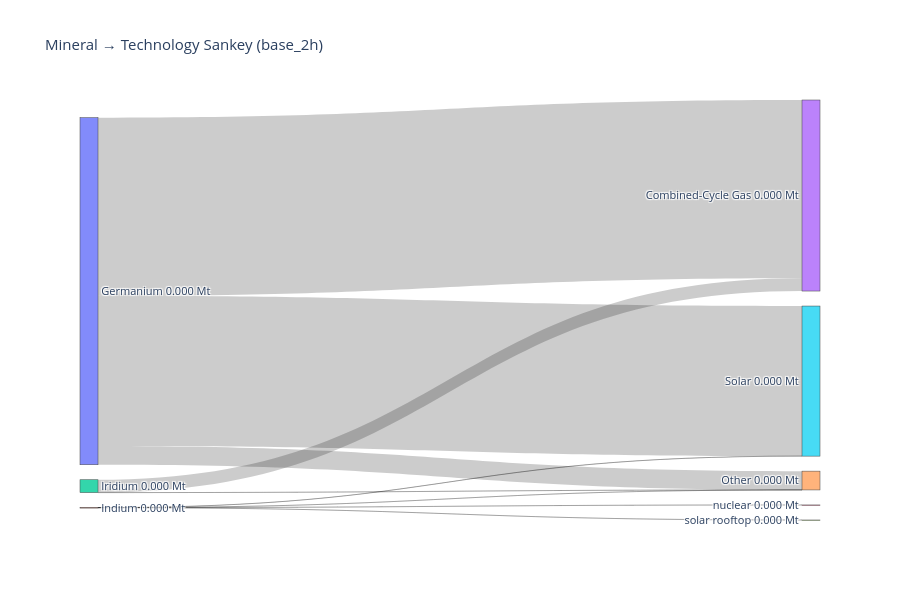

Notebook cell for this chart:
### Code cell
network_key = sample_base_2h
df_merged, totals_Mt = compute_mineral_usage(network_key, n, all_minerals, "Market share current", mineral_intensities, tech_scenarios)

# assuming `criticality` DataFrame exists and includes
# "GeoPolRisk Characterization Factor [eq. Kg-Cu/Kg]" and a mineral name column
plot_mineral_to_tech_sankey(
    df_merged,
    ['Germanium', 'Indium', 'Iridium'],
    tech_col=None,
    network_name=network_key,
    mode='mass',
    # criticality_df=criticality,
    criticality_min_col=None,   # or the actual mineral name column in your `criticality` DF
    criticality_score_col="GeoPolRisk Characterization Factor [eq. Kg-Cu/Kg]",
    fmt_decimals=3
)

### Figure 1 — Plotly figure (JSON) as saved in the notebook; plotly's stock layout.template omitted (floating-point values rounded to 4 significant figures)
{"data": [{"link": {"customdata": ["Germanium → Combined-Cycle Gas: 0.000 Mt", "Germanium → Other: 0.000 Mt", "Germanium → Solar: 0.000 Mt", "Indium → Other: 0.000 Mt", "Indium → Solar: 0.000 Mt", "Indium → nuclear: 0.000 Mt", "Indium → solar rooftop: 0.000 Mt", "Iridium → Combined-Cycle Gas: 0.000 Mt", "Iridium → Other: 0.000 Mt"], "hovertemplate": "%{customdata}<extra></extra>", "source": [0, 0, 0, 1, 1, 1, 1, 2, 2], "target": [3, 4, 5, 4, 5, 6, 7, 3, 4], "value": [7.735e-05, 8.166e-06, 6.514e-05, 2.916e-12, 5e-09, 1.743e-08, 5e-09, 5.571e-06, 1.564e-09]}, "node": {"customdata": [0.0001507, 2.743e-08, 5.572e-06, 8.292e-05, 8.167e-06, 6.515e-05, 1.743e-08, 5e-09], "hovertemplate": "%{label}<br>Total: %{customdata:.3f}<extra></extra>", "label": ["Germanium\n0.000 Mt", "Indium\n0.000 Mt", "Iridium\n0.000 Mt", "Combined-Cycle Gas\n0.000 Mt", "Other\n0.000 Mt", "Solar\n0.000 Mt", "nuclear\n0.000 Mt", "solar rooftop\n0.000 Mt"], "pad": 15, "thickness": 18}, "type": "sankey"}], "layout": {"font": {"size": 11}, "height": 600, "title": {"text": "Mineral → Technology Sankey (base_2h)"}, "width": 900}}
